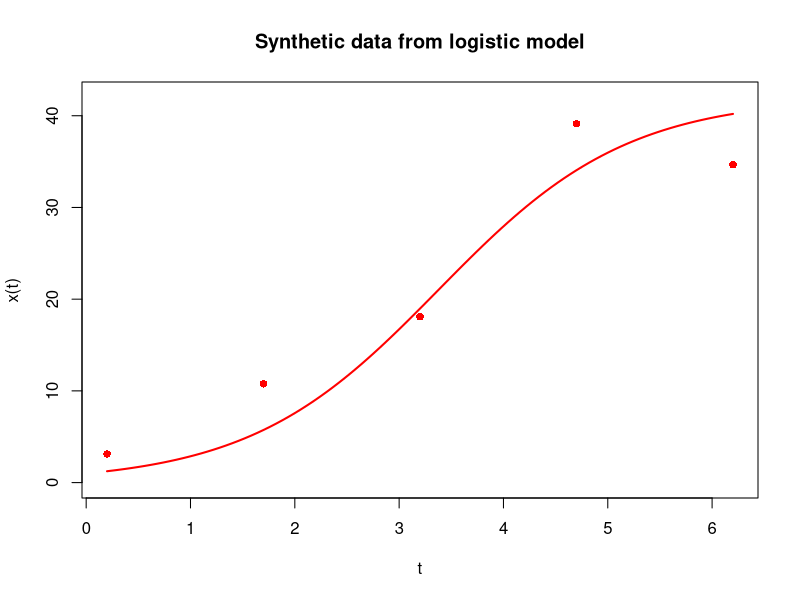
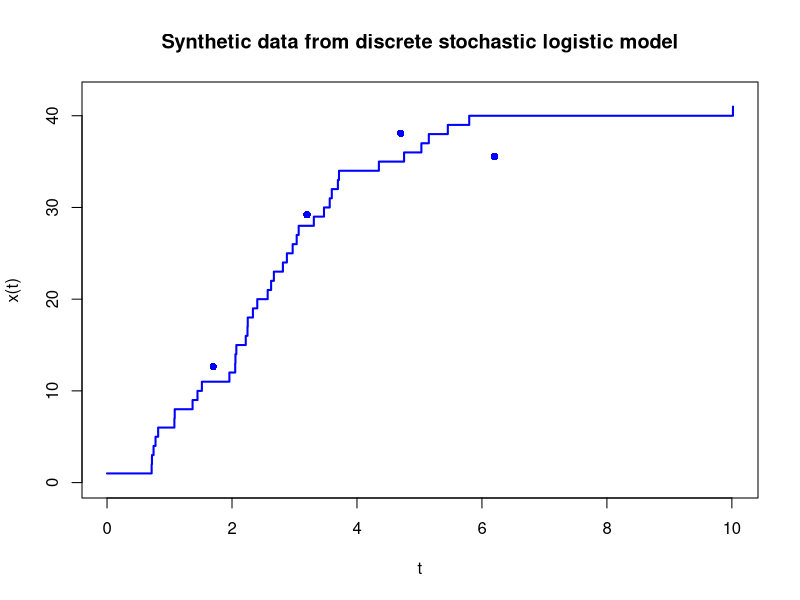

The R script that drew these images, in order: (Note: a time limit stopped this script after it produced the figures.)
library(MASS)
library(parallel)

set.seed(666)

# Analytic solution of logistic model of population dynamics
logistic = function(K,r,x0,t) (K*x0*exp(r*t))/(K+x0*(exp(r*t)-1))

#library(Rcpp)
#cppFunction('NumericVector logistic(float K, float r, float x0, NumericVector t){
#  NumericVector x = (K*x0*exp(r*t))/(K+x0*(exp(r*t)-1.0));
#  return x;
#}')

# Discrete stochastic simulation of logistic model adapted from http://lwlss.net/talks/discstoch/
simDSLogistic=function(K,r,N0){
  if(N0>=K) return(data.frame(t=c(0,Inf),c=c(N0,N0)))
  unifs=runif(K-N0)
  clist=(N0+1):K
  dts=-log(1-unifs)/(r*clist*(1-clist/K))
  return(data.frame(t=c(0,cumsum(dts)),c=c(N0,clist)))
}

# pfMLLik
# Particle filter for unbiased estimate of marginal likelihood (logged)
# Adapted from Stochastic Modelling for Systems Biology (3rd Ed.) by Darren Wilkinson

pfMLLik_gen = function (n, simx0, t0, stepFun, dataLik, data) {
  times = c(t0, as.numeric(rownames(data)))
  deltas = diff(times)
  return(function(th) {
    xmat = as.matrix(simx0(n, t0))
    ll = 0
    for (i in 1:length(deltas)) {
      xmat[] = apply(xmat[,drop=FALSE], 1, stepFun, t0 = times[i], deltat = deltas[i], th)
      lw = apply(xmat[,drop=FALSE], 1, dataLik, t = times[i + 1], y = data[i,], th)
      m = max(lw)
      rw = lw - m
      sw = exp(rw)
      ll = ll + m + log(mean(sw))
      rows = sample(1:n, n, replace = TRUE, prob = sw)
      xmat[] = xmat[rows,]
    }
    ll
  })
}

# Log likelihood calcuated directly from analytical solution (only possible because of simple model)
regularMLLik = function(dat){
  return(function(th)  sum(log(dnorm(dat$x,mean=logistic(th[["K"]],th[["r"]],th[["x0"]],as.numeric(rownames(dat))),sd=th[["stdev"]]))))
}

# Generate and visualise synthetic observations (and "true" dynamics) from logistic model
th = c(K=42,r=1.1,x0=1,stdev=2.5)

times = seq(0.2,7,1.5)
dat = data.frame(x = sapply(logistic(th[["K"]],th[["r"]],th[["x0"]],times),function(y) rnorm(1,y,th[["stdev"]])))
rownames(dat) = times

plot(dat$x~times,xlab="t",ylab="x(t)",main="Synthetic data from logistic model",ylim=c(0,th[["K"]]),pch=16,col="red")
newf = function(x) logistic(th[["K"]],th[["r"]],th[["x0"]],x)
curve(newf,from=min(times),to=max(times),col="red",lwd=2,add=TRUE)

# Generate and visualise synthetic observations (and "true" dynamics) from DSLM

dsl = simDSLogistic(th[["K"]],th[["r"]],th[["x0"]])
dsl_curve = approxfun(dsl$t,dsl$c,method="constant")
dat_dsl = data.frame(x = sapply(dsl_curve(times),function(y) rnorm(1,y,th[["stdev"]])))
rownames(dat_dsl)=times

plot(dsl$t,dsl$c,type="s",col="blue",lwd=2,xlab="t",ylab="x(t)",main="Synthetic data from discrete stochastic logistic model",ylim=c(0,th[["K"]]))
points(dat_dsl$x~times,pch=16,col="blue")

stepLogistic = function(x0, t0, deltat, th) logistic(th[["K"]],th[["r"]],th[["x0"]],deltat)
stepDSL = function(x0, t0, deltat, th){
  dsl = simDSLogistic(th[["K"]],th[["r"]],x0)
  if(deltat<=max(dsl$t)){
    dsl$c[which(dsl$t>deltat)[1]]
  }else{
    th[["K"]]
  }
}

simx0 = function(n, t0, th) rlnorm(n, meanlog=0,sdlog=2.5)
simx0 = function(n, t0, th) runif(n, 0, 1.5)
simx0 = function(n, t0, th) sample(c(1,2,3,4),n,replace=TRUE)
dataLik = function(x, t, y, th) sum(dnorm(y, x, th[["stdev"]],log=TRUE))

#mLLik = pfMLLik_gen(100,simx0,0,stepLogistic,dataLik,dat_dsl)
#mLLik = regularMLLik(dat)
mLLik = pfMLLik_gen(100,simx0,0,stepDSL,dataLik,dat_dsl)

priorlik = function(th){
  pK = dnorm(th[["K"]],mean=20,sd=20)
  pr = dnorm(th[["r"]],mean=2,sd=0.5)
  px0 = dlnorm(th[["x0"]],meanlog=0,sdlog=1.5)
  pstdev = dlnorm(th[["stdev"]],meanlog=0,sdlog=1)
  return(pK*pr*px0*pstdev)
}

priorlik = function(th){
  pK = dunif(th[["K"]],0,60)
  pr = dunif(th[["r"]],0,5)
  px0 = dunif(th[["x0"]],0,10)
  pstdev = dunif(th[["stdev"]],0,10)
  return(pK*pr*px0*pstdev)
}

failth = function(th) th[["K"]]<=0|th[["r"]]<=0|th[["x0"]]<=0|th[["stdev"]]<=0|th[["x0"]]>th[["K"]]

relprob = function(th){
  if(failth(th)){
   rprob = 0
  }else{
   rprob = exp(mLLik(th))*priorlik(th)
  }
  return(rprob)
}

nsamps = 10500
burnin = 500
ndim = 4

trajectory = matrix(0, nrow=nsamps, ncol = ndim)
trajectory[1,] = c(30,2.0,2,4)
colnames(trajectory)=c("K","r","x0","stdev")

nAccepted = 0
nRejected = 0

sd1 = 7.5; sd2 = 7.5; sd3 = 0.75; sd4 = 0.75
covarmat = matrix(c(sd1^2, 0,0,0,0,sd2^2,0,0,0,0,sd3^2,0,0,0,0,sd4^2), nrow=ndim, ncol=ndim)

for(stepno in 1:(nsamps-1)){
  thc = trajectory[stepno,]
  proposedjump = mvrnorm(1,mu=rep(0,ndim),Sigma = covarmat)
  probaccept = min(1, relprob(thc+proposedjump)/relprob(thc))
  if(runif(1) < probaccept){
    trajectory[stepno+1,] = thc+proposedjump
    if(stepno>burnin) nAccepted = nAccepted + 1
  }else{
    trajectory[stepno+1,] = thc
    if(stepno>burnin) nRejected = nRejected + 1
  }
}

accepted = trajectory[(burnin+1):dim(trajectory)[1],]

thinned = accepted[seq(1,dim(accepted)[1],length.out=1000),]

traceplot = function(param,chain) {
  plot(chain[,param],type="l",ylab=param)
  abline(h=th[[param]],col="red",lwd=2)
}

densplot = function(param,chain) {
  plot(density(chain[,param]),type="l",xlab=param,main="",xlim=pRngs[[param]])
  pfunc = pfuncs[[param]]
  curve(pfunc,from=pRngs[[param]][1],to=pRngs[[param]][2],col="green",lwd=2,add=TRUE)
  abline(v=th[[param]],col="red",lwd=2)
}

pfuncs = c(
K = function(x) dnorm(x,mean=20,sd=20),
r = function(x) dnorm(x,mean=2,sd=1.5),
x0 = function(x) dlnorm(x,meanlog=0,sdlog=1.5),
stdev = function(x) dlnorm(x,meanlog=0,sdlog=1)
)

pfuncs = c(
K = function(x) dunif(x,0,60),
r = function(x) dunif(x,0,5),
x0 = function(x) dunif(x,0,10),
stdev = function(x) dunif(x,0,10)
)

pRngs = list(
K = c(0,60),
r = c(0,3),
x0 = c(0,10),
stdev = c(0,10)
)

op=par(mfrow=c(2,2))
sapply(c("K","r","x0","stdev"),traceplot,thinned)
par(op)

op=par(mfrow=c(2,2))
sapply(c("K","r","x0","stdev"),densplot,thinned)
par(op)
